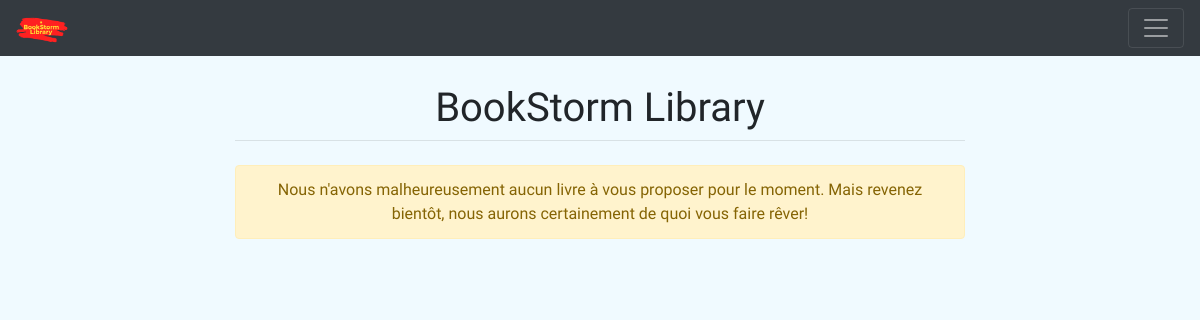
The page /books/ on the database as committed earlier.
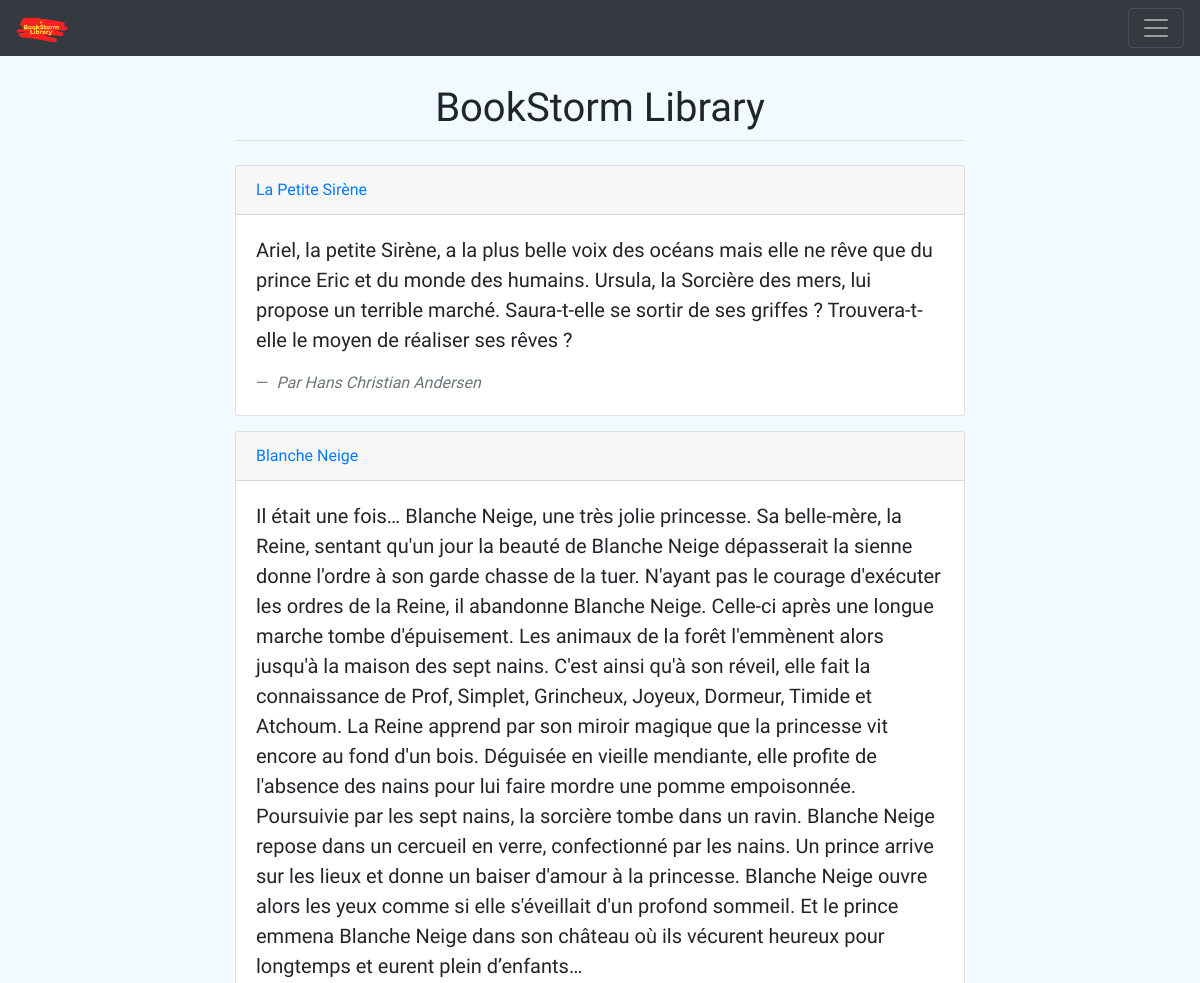
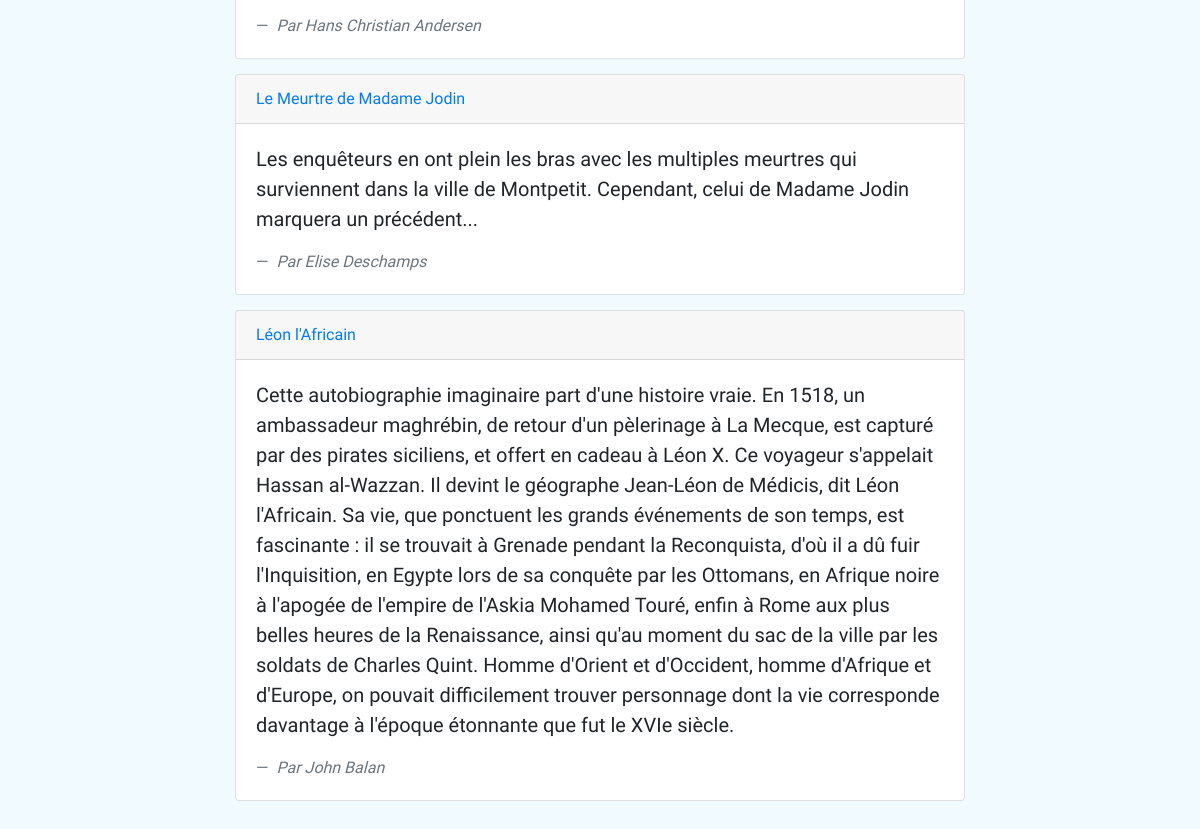
The same page on the database as committed later (2 pictures, top to bottom).
### books/models.py (models this page shows, shortened)
class Book(models.Model): #() indicate inheritance
	title				= models.CharField(max_length=120)
	summary 			= models.TextField()
	author				= models.ForeignKey(Account, on_delete=models.CASCADE, limit_choices_to={'is_author': True}) # possible values of on_delete: [CASCADE, PROTECT, SET_NULL, SET_DEFAULT, SET(value)]
	publication_date	= models.DateField()
	create_stamp        = models.DateField(auto_now_add=True)
	categories			= models.ManyToManyField(Category) # ManyToMany relationship with the Category model class
	price				= models.DecimalField(max_digits = 5, decimal_places = 2)
	nb_likes			= models.IntegerField(default=0, editable=False)

### accounts/models.py (models this page shows, shortened)
class Account(AbstractUser):
    is_author	= models.BooleanField(default=False)
    def __str__(self):
        if self.first_name is None or self.first_name is '': #no null in python, use None instead
            return self.username
        else:
            return self.get_full_name()

### books/views.py (the view)
# urls.py: path('', BookListView.as_view(), name='book-list'),
class BookListView(ListView):
	template_name = 'books/book_list.html'
	model = Book

### books/templates/books/book_list.html
{% extends 'base.html' %}
{% block content %}
    {% for book in object_list %}
        <div class="card" style="margin-bottom: 15px">
          <div class="card-header">
            <a href="{% url 'books:book-detail' book.id %}">{{ book.title }}</a>
            </div>
            <div class="card-body">
            <blockquote class="blockquote mb-0">
            <p> {{ book.summary }}</p>
                <footer class="blockquote-footer">
                    <cite title="Author">Par
                        {{ book.author }}
                    </cite>
                </footer>
                </blockquote>
            </div>
        </div>
        {% empty %}
        <div class="alert alert-warning text-center">
            Nous n'avons malheureusement aucun livre à vous proposer pour le moment. Mais revenez bientôt, nous aurons certainement de quoi vous faire rêver!
        </div>
    {% endfor %}
{% endblock %}

### pages/templates/base.html (shortened to what this page needs)
<!DOCTYPE html>
<html lang="en">
  <head>
    <link rel="stylesheet" href="https://stackpath.bootstrapcdn.com/bootstrap/4.1.3/css/bootstrap.min.css">
  </head>
  <body style="margin-bottom: 40px; background-color: #f0faff">
    {% include 'navbar.html' %}
    <div class="container" style="margin-top: 20px">
      <div class="row justify-content-center">
        <div class="col-8">
          <h1 class="mt-2 text-center" style="font-family: 'Bad Script', cursive;">BookStorm Library</h1>
          <hr class="mt-0 mb-4">
          {% block content %}
          {% endblock %}
        </div>
      </div>
    </div>
  </body>
</html>

### pages/templates/navbar.html (shortened to what this page needs)
<nav class="navbar navbar-dark bg-dark text-light">
  <a class="navbar-brand" href="/"><img src="/static/images/logo.png" alt="Logo" width="30%"></a>
  <button class="navbar-toggler" type="button" data-toggle="collapse" data-target="#navbarNav" aria-controls="navbarNav" aria-expanded="false" aria-label="Toggle navigation">
    <span class="navbar-toggler-icon"></span>
  </button>
</nav>

### pages/templates/base.html (style rules this page uses)
body { font-family: 'Dosis', sans-serif; }

Rows that differ between the two databases and show on the page:
added Book: title "La Petite Sirène", summary "Ariel, la petite Sirène, a la plus belle voix des océans mais elle ne rêve que du prince Eric et du monde des humains. Ursula, la Sorcière des mers, lui propose un terrible marché. Saura-t-elle se sortir de ses griffes ? Trouvera-t-elle le moyen de réaliser ses rêves ?", author "Hans Christian Andersen"
added Book: title "Blanche Neige", summary "Il était une fois… Blanche Neige, une très jolie princesse. Sa belle-mère, la Reine, sentant qu'un jour la beauté de Blanche Neige dépasserait la sienne donne l'ordre à son garde chasse de la tuer. N'ayant pas le courage d'exécuter les ordres de la Reine, il abandonne Blanche Neige. Celle-ci après une longue marche tombe d'épuisement. Les animaux de la forêt l'emmènent alors jusqu'à la maison des sept nains. C'est ainsi qu'à son réveil, elle fait la connaissance de Prof, Simplet, Grincheux, Joyeux, Dormeur, Timide et Atchoum. La Reine apprend par son miroir magique que la princesse vit encore au fond d'un bois. Déguisée en vieille mendiante, elle profite de l'absence des nains pour lui…", author "Hans Christian Andersen"
added Book: title "Le Meurtre de Madame Jodin", summary "Les enquêteurs en ont plein les bras avec les multiples meurtres qui surviennent dans la ville de Montpetit. Cependant, celui de Madame Jodin marquera un précédent...", author "Elise Deschamps"
added Book: title "Léon l'Africain", summary "Cette autobiographie imaginaire part d'une histoire vraie. En 1518, un ambassadeur maghrébin, de retour d'un pèlerinage à La Mecque, est capturé par des pirates siciliens, et offert en cadeau à Léon X. Ce voyageur s'appelait Hassan al-Wazzan. Il devint le géographe Jean-Léon de Médicis, dit Léon l'Africain. Sa vie, que ponctuent les grands événements de son temps, est fascinante : il se trouvait à Grenade pendant la Reconquista, d'où il a dû fuir l'Inquisition, en Egypte lors de sa conquête par les Ottomans, en Afrique noire à l'apogée de l'empire de l'Askia Mohamed Touré, enfin à Rome aux plus belles heures de la Renaissance, ainsi qu'au moment du sac de la ville par les soldats de Charles…", author "John Balan"
Other text that changed with them:
text no longer shown: "Nous n'avons malheureusement aucun livre à vous proposer pour le moment. Mais revenez bientôt, nous aurons certainement de quoi vous faire rêver!"
